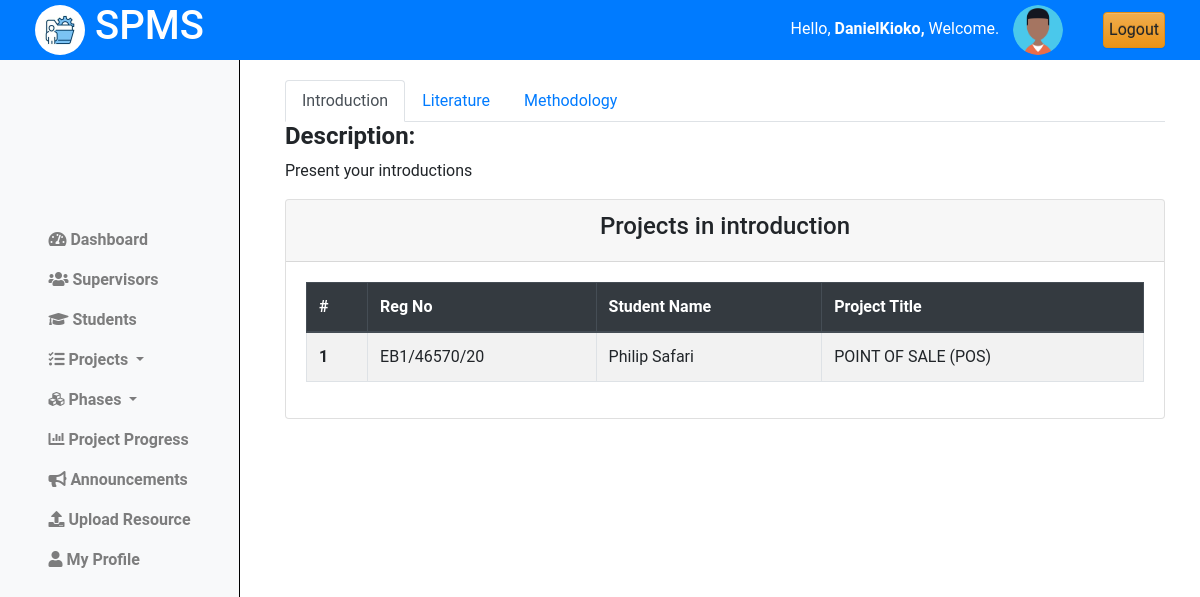
/projects/miletones/ (signed in), run on an earlier commit of the app's database.
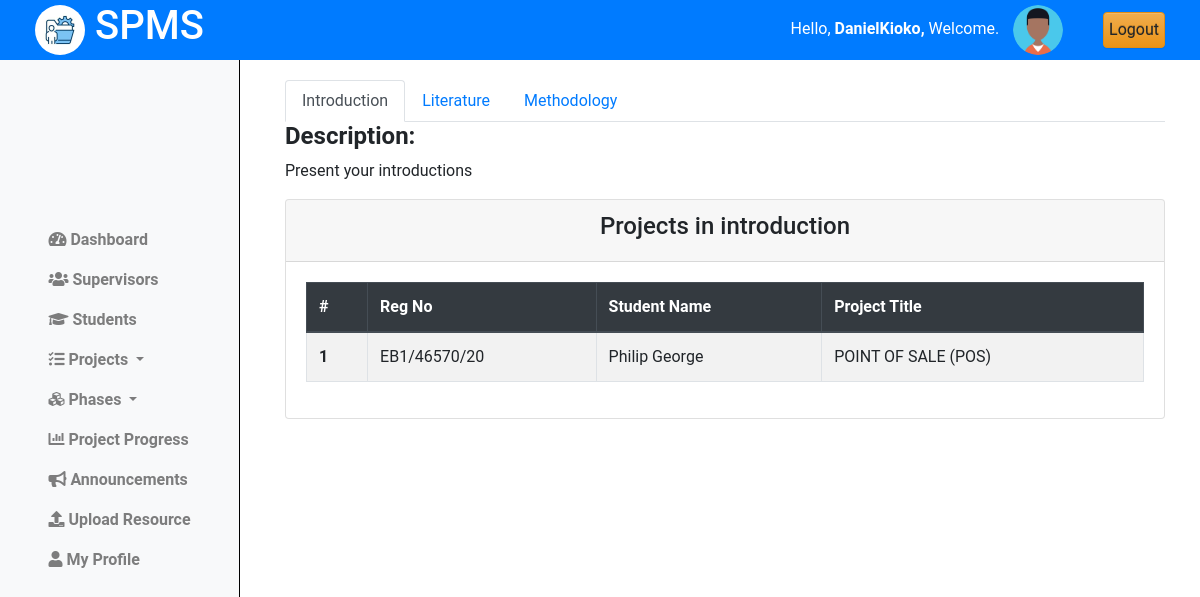
And on a later commit of the database.
### projectsApp/models.py (models this page shows, shortened)
class Proposal(models.Model):
    student = models.ForeignKey(Student, on_delete=models.CASCADE, related_name='proposals')  # Link to Student model
    title = models.CharField(max_length=255)
    current_phase = models.ForeignKey(Phases, on_delete=models.SET_NULL, null=True, related_name='proposals')
    lecturer = models.ForeignKey(Lecturer, on_delete=models.SET_NULL, null=True, related_name='proposals')
    project = models.ForeignKey(Projects, on_delete=models.CASCADE, null=True, related_name='proposals')  # Filter by project status
    completed = models.BooleanField(default=False)
    """
        Check if all phases are completed.
    """

class Student(models.Model):
    regno = models.CharField(max_length=255, unique=True)
    email = models.EmailField(max_length=255, unique=True)
    name = models.CharField(max_length=255)
    phone_number = models.IntegerField(null=True, blank=True)
    intake_year = models.PositiveSmallIntegerField(default=2024)
    password = models.CharField(max_length=128, null=False, blank=False)
    user_id = models.AutoField(primary_key=True)
    last_login = models.DateTimeField(blank=True, null=True)
    USERNAME_FIELD = 'email'
    REQUIRED_FIELDS = ['regno', 'name', 'phone_number']
    class Meta:
        db_table = "students"

### projectsApp/AccessControl.py (the view)
    @login_required
    def wrapper(request, *args, **kwargs):
        if not isinstance(request.user, Coordinator):
            return redirect('cordinator_login')
        return function(request, *args, **kwargs)

### projectsApp/AccessControl.py (called while the page is built)
def coordinator_required(function):
    @login_required
    def wrapper(request, *args, **kwargs):
        if not isinstance(request.user, Coordinator):
            return redirect('cordinator_login')
        return function(request, *args, **kwargs)
    return wrapper

### projectsApp/views.py (called while the page is built)
@coordinator_required
def view_milestones_cord(request):
    phases = Phases.objects.all().order_by('order')  # Get all phases in order
    context = {'phases': phases}
    return render(request, 'cordinator/milestones_cord.html', context)

### projectsApp/templates/cordinator/milestones_cord.html (shortened to what this page needs)
{% extends 'base_cord.html' %}
{% load static %}
{% block content %}
{% include 'column1_cord.html' %}
<div class="content">
  <div class="container-fluid">
    <div class="row">
      <div class="col-md-12">
        <ul class="nav nav-tabs" id="milestoneTabs">
          {% for phase in phases %}
            <li class="nav-item">
              <a class="nav-link {% if forloop.first %}active{% endif %}" id="phase-{{ phase.id }}-tab" data-toggle="tab" href="#phase-{{ phase.id }}">{{ phase.name|title }}</a>
            </li>
          {% endfor %}
        </ul>
        <div class="tab-content" id="milestoneTabsContent">
          {% for phase in phases %}
            <div class="tab-pane fade {% if forloop.first %}show active{% endif %}" id="phase-{{ phase.id }}">
              <h4><b>Description: </b> </h4>
              <p>{{ phase.description }}</p>
              <div class="card">
                <div class="card-header text-center">
                  <h4>Projects in {{ phase.name }}</h4>
                </div>
                <div class="card-body">
                  <table class="table table-bordered table-hover table-striped border-info">
                    <thead class="thead-dark">
                      <tr>
                        <th scope="col">#</th>
                        <th scope="col">Reg No</th>
                        <th scope="col">Student Name</th>
                        <th scope="col">Project Title</th>
                      </tr>
                    </thead>
                    <tbody>
                      {% for proposal in phase.proposals.all %}
                        <tr>
                          <th scope="row">{{ forloop.counter }}</th>
                          <td>{{ proposal.student.regno|upper }}</td>
                          <td>{{ proposal.student.name }}</td>
                          <td>{{ proposal.title }}</td>
                        </tr>
                      {% empty %}
                        <tr>
                          <td colspan="4">No students in this phase yet.</td>
                        </tr>
                      {% endfor %}
                    </tbody>
                  </table>
                </div>
              </div>
            </div>
          {% endfor %}
        </div>
      </div>
    </div>
  </div>
</div>
<link rel="stylesheet" href="{% static 'css/milestones_lec.css' %}">
{% endblock %}

What changed in the data, as far as the page shows it:
changed through a linked row, Proposal "POINT OF SALE (POS)": student.name "Philip Safari" → "Philip George"
